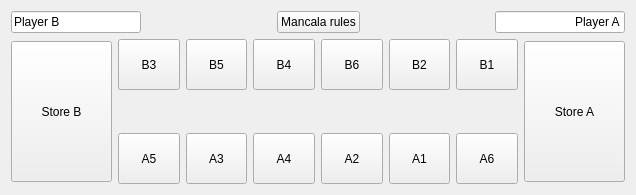
<?xml version="1.0" encoding="UTF-8"?>
<ui version="4.0">
 <class>Mancala_UI</class>
 <widget class="QWidget" name="Mancala_UI">
  <property name="geometry">
   <rect>
    <x>0</x>
    <y>0</y>
    <width>636</width>
    <height>195</height>
   </rect>
  </property>
  <property name="windowTitle">
   <string>Mancala_UI</string>
  </property>
  <layout class="QGridLayout" name="gridLayout_2">
   <item row="0" column="0">
    <layout class="QVBoxLayout" name="verticalLayout_2">
     <item>
      <layout class="QHBoxLayout" name="horizontalLayout">
       <item>
        <widget class="QLineEdit" name="label_player_b">
         <property name="text">
          <string>Player B</string>
         </property>
        </widget>
       </item>
       <item>
        <spacer name="horizontalSpacer_2">
         <property name="orientation">
          <enum>Qt::Orientation::Horizontal</enum>
         </property>
         <property name="sizeHint" stdset="0">
          <size>
           <width>40</width>
           <height>20</height>
          </size>
         </property>
        </spacer>
       </item>
       <item>
        <widget class="QPushButton" name="button_rules">
         <property name="text">
          <string>Mancala rules</string>
         </property>
        </widget>
       </item>
       <item>
        <spacer name="horizontalSpacer">
         <property name="orientation">
          <enum>Qt::Orientation::Horizontal</enum>
         </property>
         <property name="sizeHint" stdset="0">
          <size>
           <width>40</width>
           <height>20</height>
          </size>
         </property>
        </spacer>
       </item>
       <item>
        <widget class="QLineEdit" name="label_player_a">
         <property name="text">
          <string>Player A</string>
         </property>
         <property name="alignment">
          <set>Qt::AlignmentFlag::AlignRight|Qt::AlignmentFlag::AlignTrailing|Qt::AlignmentFlag::AlignVCenter</set>
         </property>
        </widget>
       </item>
      </layout>
     </item>
     <item>
      <layout class="QHBoxLayout" name="horizontalLayout_4">
       <item>
        <widget class="QPushButton" name="store_b">
         <property name="minimumSize">
          <size>
           <width>101</width>
           <height>141</height>
          </size>
         </property>
         <property name="text">
          <string>Store B</string>
         </property>
        </widget>
       </item>
       <item>
        <layout class="QVBoxLayout" name="verticalLayout">
         <item>
          <layout class="QHBoxLayout" name="horizontalLayout_3">
           <item>
            <widget class="QPushButton" name="pocket_b3">
             <property name="minimumSize">
              <size>
               <width>61</width>
               <height>51</height>
              </size>
             </property>
             <property name="text">
              <string>B3</string>
             </property>
            </widget>
           </item>
           <item>
            <widget class="QPushButton" name="pocket_b5">
             <property name="minimumSize">
              <size>
               <width>61</width>
               <height>51</height>
              </size>
             </property>
             <property name="text">
              <string>B5</string>
             </property>
            </widget>
           </item>
           <item>
            <widget class="QPushButton" name="pocket_b4">
             <property name="minimumSize">
              <size>
               <width>61</width>
               <height>51</height>
              </size>
             </property>
             <property name="text">
              <string>B4</string>
             </property>
            </widget>
           </item>
           <item>
            <widget class="QPushButton" name="pocket_b6">
             <property name="minimumSize">
              <size>
               <width>61</width>
               <height>51</height>
              </size>
             </property>
             <property name="text">
              <string>B6</string>
             </property>
            </widget>
           </item>
           <item>
            <widget class="QPushButton" name="pocket_b2">
             <property name="minimumSize">
              <size>
               <width>61</width>
               <height>51</height>
              </size>
             </property>
             <property name="text">
              <string>B2</string>
             </property>
            </widget>
           </item>
           <item>
            <widget class="QPushButton" name="pocket_b1">
             <property name="minimumSize">
              <size>
               <width>61</width>
               <height>51</height>
              </size>
             </property>
             <property name="text">
              <string>B1</string>
             </property>
            </widget>
           </item>
          </layout>
         </item>
         <item>
          <spacer name="verticalSpacer">
           <property name="orientation">
            <enum>Qt::Orientation::Vertical</enum>
           </property>
           <property name="sizeHint" stdset="0">
            <size>
             <width>20</width>
             <height>40</height>
            </size>
           </property>
          </spacer>
         </item>
         <item>
          <layout class="QHBoxLayout" name="horizontalLayout_2">
           <item>
            <widget class="QPushButton" name="pocket_a5">
             <property name="minimumSize">
              <size>
               <width>61</width>
               <height>51</height>
              </size>
             </property>
             <property name="text">
              <string>A5</string>
             </property>
            </widget>
           </item>
           <item>
            <widget class="QPushButton" name="pocket_a3">
             <property name="minimumSize">
              <size>
               <width>61</width>
               <height>51</height>
              </size>
             </property>
             <property name="text">
              <string>A3</string>
             </property>
            </widget>
           </item>
           <item>
            <widget class="QPushButton" name="pocket_a4">
             <property name="minimumSize">
              <size>
               <width>61</width>
               <height>51</height>
              </size>
             </property>
             <property name="text">
              <string>A4</string>
             </property>
            </widget>
           </item>
           <item>
            <widget class="QPushButton" name="pocket_a2">
             <property name="minimumSize">
              <size>
               <width>61</width>
               <height>51</height>
              </size>
             </property>
             <property name="text">
              <string>A2</string>
             </property>
            </widget>
           </item>
           <item>
            <widget class="QPushButton" name="pocket_a1">
             <property name="minimumSize">
              <size>
               <width>61</width>
               <height>51</height>
              </size>
             </property>
             <property name="text">
              <string>A1</string>
             </property>
            </widget>
           </item>
           <item>
            <widget class="QPushButton" name="pocket_a6">
             <property name="minimumSize">
              <size>
               <width>61</width>
               <height>51</height>
              </size>
             </property>
             <property name="text">
              <string>A6</string>
             </property>
            </widget>
           </item>
          </layout>
         </item>
        </layout>
       </item>
       <item>
        <widget class="QPushButton" name="store_a">
         <property name="minimumSize">
          <size>
           <width>101</width>
           <height>141</height>
          </size>
         </property>
         <property name="text">
          <string>Store A</string>
         </property>
        </widget>
       </item>
      </layout>
     </item>
    </layout>
   </item>
  </layout>
 </widget>
 <resources/>
 <connections/>
</ui>
